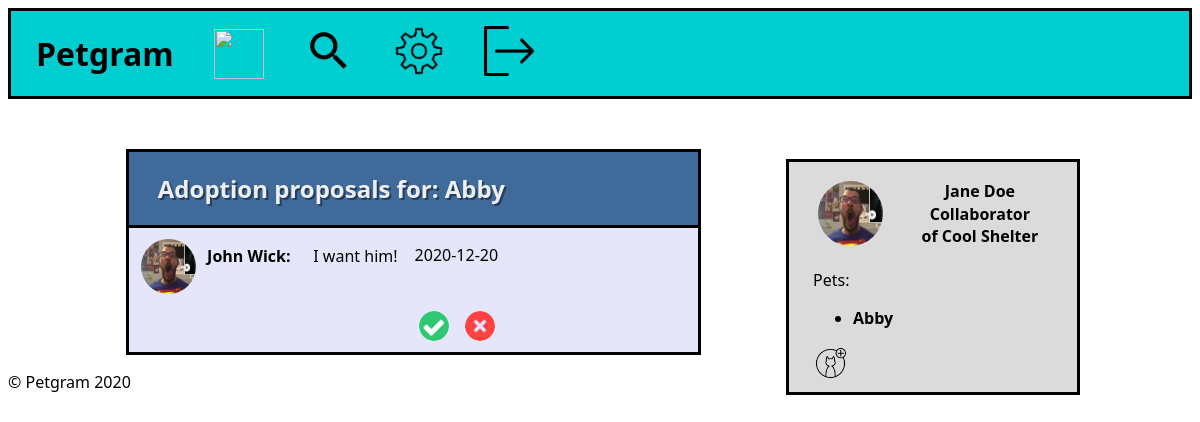
The page /proposal_list.php?id=2 (signed in) on the database its author committed.
### tables this page shows
CREATE TABLE Collaborator (
    userID    INTEGER     REFERENCES User (id) ON DELETE CASCADE,
    shelterID INTEGER     REFERENCES Shelter (id) ON DELETE CASCADE,
    admin     BOOLEAN,
    PRIMARY KEY (
        userID,
        shelterID
    )
);

CREATE TABLE Account (
    id INTEGER PRIMARY KEY,
    profilePic   INTEGER  REFERENCES ProfileImage (id) ON DELETE CASCADE,
    name CHAR
);

CREATE TABLE Pet (
    id           INTEGER  PRIMARY KEY,
    ownerID      INTEGER  REFERENCES Account (id) ON DELETE CASCADE,
    profilePic   INTEGER  REFERENCES ProfileImage (id) ON DELETE CASCADE,
    name         CHAR,
    bio          CHAR,
    description  CHAR,
    requirements CHAR
);

CREATE TABLE Proposal (
    id        INTEGER  PRIMARY KEY,
    petID     INTEGER  REFERENCES Pet (id) ON DELETE CASCADE,
    userID INTEGER  REFERENCES User (id) ON DELETE CASCADE,
    date      DATE,
    text      CHAR,
    state     CHAR
);

### database/account.php (called while the page is built)
<?php
    function getAccount($id)
    {
        global $db;
        $stmt = $db->prepare('SELECT * FROM account WHERE id = ?');
        $stmt->execute([$id]);
        return $stmt->fetch();
    }
?>

### database/user.php (called while the page is built, shortened)
<?php
function fetchUser($id)
{
    global $db;
    $id = InputValidator::int($id);
    $stmt = $db->prepare('SELECT * FROM account JOIN user ON account.id = user.id WHERE user.id = ?');
    $stmt->execute([$id]);
    return $stmt->fetch();
}
function getUserPets()
{
    global $db;
    $user_id = $_SESSION['user']['id'];
    $stmt = $db->prepare('SELECT * FROM pet WHERE ownerID = ?');
    $stmt->execute([$user_id]);
    return $stmt->fetchAll();
}
function shelterCollaborator()
{
    global $db;
    $user_id = $_SESSION['user']['id'];
    $stmt = $db->prepare('SELECT * FROM collaborator INNER JOIN shelter ON shelter.id = collaborator.shelterID INNER JOIN account ON account.id = shelter.id WHERE collaborator.userID = ?');
    $stmt->execute([$user_id]);
    return $stmt->fetchAll();
}

### database/pet.php (called while the page is built, shortened)
<?php
    function getPet($id) {
        global $db;
        $stmt = $db->prepare('SELECT * FROM pet WHERE id = ?');
        $stmt->execute([$id]);
        $pet = $stmt->fetch();
        return $pet;
    }
?>

### database/proposal.php (called while the page is built, shortened)
<?php
    function getPendingProposals($petID) {
        global $db;
        try {
            $first_stmt = $db->prepare("SELECT * FROM proposal WHERE petID=(?) and state='PENDING'");
            $first_exec = $first_stmt->execute([$petID]);
            $proposals = $first_stmt->fetchAll();
            return $proposals;
        } catch (Exception $e) {
            return [-1];
        }
    }
?>

### database/input.php (called while the page is built, shortened)
<?php
class InputValidator
{
    static function sanitize($data)
    {
        return trim(htmlspecialchars($data));
    }
    static function int($data)
    {
        $data = self::sanitize($data);
        $data = filter_var($data, FILTER_VALIDATE_INT);
        return $data;
    }
}

### proposal_list.php (the view, shortened to what this page needs)
<?php
include_once('database/connection.php');
include_once('database/pet.php');
include_once('database/proposal.php');
$id = $_GET['id'];
$pet = getPet($id);
$proposals = getPendingProposals($id);
?>
<!DOCTYPE html>
<html lang="en-US">
  <head>
    <link href="css/home.css" rel="stylesheet">
  </head>
  <body>
    <?php include_once('hotbar.php') ?>
    <?php include_once('sidebar.php') ?>
    <section id="proposal_list">
      <div id="top">
        <h1>Adoption proposals for: <?php echo $pet['name'] ?></h1>
      </div>
      <div id="list">
        <?php
          if(count($proposals) == 0)
            echo 'No proposals yet';
          else
            foreach($proposals as $proposal)
            {
              $user = fetchUser($proposal['userID']);
              $account = getAccount($user['id']);
              echo
              '<div class="proposal">
                <div id="content">
                  <img src="images/profileImages/squared/'.$account['profilePic'].'.jpg" alt="" width="55" height="55">
                  <p id="username">'.$account['name'].'</p>
                  <p id="proposalMessage">'.$proposal['text'].'</p>
                  <p id="proposalDate">'.$proposal['date'].'</p>
                </div>
                <div id="confirmDeny">
                  <img class="confirm" src="images/confirm.png" alt="" width="30" height="30">
                  <img class="deny" src="images/deny.png" alt="" width="30" height="30">
                  <input type="hidden" name="petID" value="'.$id.'">
                  <input type="hidden" name="userID" value="'.$user['id'].'">
                  <input type="hidden" name="proposalID" value="'.$proposal['id'].'">
                </div>
              </div>';
            }
        ?>
      </div>
    </section>
    <footer>
      <p>&copy; Petgram 2020</p>
    </footer>
  </body>
</html>

### sidebar.php (shortened to what this page needs)
<?php
include_once('database/user.php');
include_once('database/account.php');
$user_pets = getUserPets();
$shelters = shelterCollaborator();
$id = $_SESSION['user']['id'];
$account = getAccount($id);
?>
<aside id="sideBar">
    <div id="user">
        <img src="images/profileImages/squared/<?php echo $account['profilePic'] ?>.jpg" alt="" width="65" height="65">
        <div id="username">
            <p><?php echo $_SESSION['user']['name'] ?></p>
            <p>
                <?php
                $nShelter = count($shelters);
                if($nShelter > 0) {
                    echo 'Collaborator of ' . $shelters[0]['name'];
                }
                ?>
            </p>
        </div>
    </div>
    <p>Pets:</p>
    <ul>
        <?php
        if (count($user_pets) == 0)
            echo '<li>No pets yet</li>';
        else
            foreach ($user_pets as $user_pet)
                echo '<a href="pet_profile.php?id=' . $user_pet['id'] . '">
                    <li>' . $user_pet['name'] . '</li>
                  </a>'
        ?>
    </ul>
    <a href="add_pet.php"><img src="images/petAdd.png" alt="" width="35" height="35"></a>
</aside>

### css/home.css (style rules this page uses)
body { font-family: 'Segoe UI', Tahoma, Geneva, Verdana, sans-serif; }
#sideBar { border-top-style: solid; border-right-style: solid; border-bottom-style: solid; border-left-style: solid; border-bottom-color: black; height: auto; width: 20%; position: fixed; right: 0; background-color: rgb(219, 219, 219); overflow-x: hidden; margin-top: 5%; margin-right: 10%; padding: 1% 2%; }
#sideBar #user { display: flex; }
#sideBar #user img { color: black; margin: auto 5% auto 2%; border-radius: 50%; }
#sideBar #user #username { padding: 2% 5% 2% 10%; }
#sideBar #user p { margin: 1px; text-align: center; font-weight: bold; }
#sideBar ul { font-weight: bold; }
#sideBar a { display: flex; }
a { color: black; color: inherit; text-decoration: inherit; }
#proposal_list { margin: 50px 10% 0px 10%; }
#proposal_list > * { width: 60%; }
#proposal_list #top { color: rgba(255, 255, 255, 0.904); text-shadow: 2px 2px #0000006b; background-color: rgb(64, 106, 153); border-top-style: solid; border-right-style: solid; border-left-style: solid; border-bottom-style: solid; border-color: black; }
#proposal_list #top h1 { margin-left: 5%; }
#proposal_list #list .proposal { width: 100%; border-right-style: solid; border-left-style: solid; border-bottom-style: solid; background-color: lavender; }
#proposal_list #list .proposal #content { display: flex; }
#proposal_list #list .proposal img { border-radius: 50%; margin: 2%; }
#proposal_list #list .proposal #username { margin: 3% 1% auto 0%; font-weight: bold; }
#proposal_list #list .proposal #username::after { content: ": "; }
#proposal_list #list .proposal #proposalMessage { margin: 3%; }
#proposal_list #list .proposal #confirmDeny { margin-left: 50%; }
#proposal_list #list .proposal #confirmDeny * { cursor: pointer; }

### rows shown on the page
collaborator: account.name "Cool Shelter"
pet: name "Abby"
proposal: account.name "John Wick", text "I want him!", date "2020-12-20"

### other values the page prints
$_SESSION['user']['name'] "Jane Doe"
